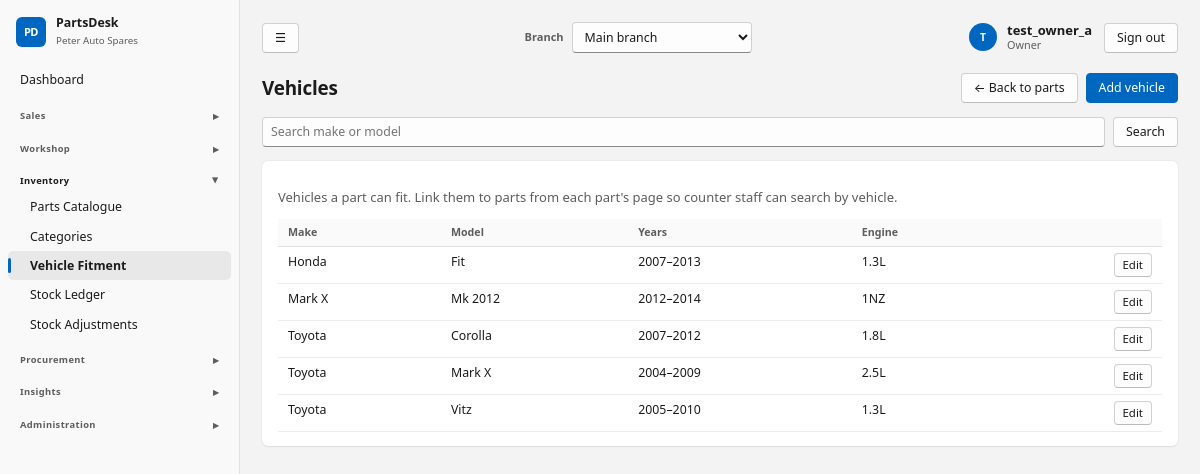
The app's page /catalog/vehicles/ (signed in) with its own data.
### core/models.py (models this page shows, shortened)
class ShopSettings(TrackedModel):
    tenant = models.OneToOneField(Tenant, on_delete=models.CASCADE, related_name="settings")
    shop_name = models.CharField(max_length=120, default="My Spare Parts Shop")
    address = models.TextField(blank=True)
    phone = models.CharField(max_length=60, blank=True)
    email = models.EmailField(blank=True)
    tax_id = models.CharField("Tax / TPIN number", max_length=60, blank=True)
    currency_symbol = models.CharField(max_length=8, default="$")
    tax_name = models.CharField(max_length=20, default="VAT")
    tax_rate = models.DecimalField("Tax rate %", max_digits=5, decimal_places=2, default=Decimal("0"))
    prices_include_tax = models.BooleanField(default=True, help_text="Untick if prices are entered before tax.")
    counter_max_discount = models.DecimalField(
        "Max discount % for counter staff", max_digits=5, decimal_places=2, default=Decimal("10"),
        help_text="Managers and the owner can exceed this.")
    default_labour_rate = models.DecimalField("Default labour rate per hour", max_digits=10, decimal_places=2, default=Decimal("0"))
    invoice_footer = models.CharField(max_length=200, blank=True, default="Thank you for your business.")
    class Meta:
        verbose_name_plural = "shop settings"
    @classmethod
    def get(cls, tenant):
        obj, _ = cls.objects.get_or_create(tenant=tenant)
        return obj

class User(AbstractUser):
    class Role(models.TextChoices):
        OWNER = "owner", "Owner"
        MANAGER = "manager", "Manager"
        COUNTER = "counter", "Counter sales"
        MECHANIC = "mechanic", "Mechanic"
        STOREKEEPER = "storekeeper", "Storekeeper"
    role = models.CharField(max_length=20, choices=Role.choices, default=Role.COUNTER)
    tenant = models.ForeignKey(Tenant, null=True, blank=True, on_delete=models.PROTECT, related_name="users")
    branches = models.ManyToManyField(Branch, blank=True, related_name="staff")
    @property
    def display_name(self):
        return self.get_full_name() or self.username

### catalog/models.py (models this page shows, shortened)
class Vehicle(TrackedModel):
    tenant = models.ForeignKey(Tenant, on_delete=models.PROTECT)
    make = models.CharField(max_length=60)
    model = models.CharField(max_length=60)
    year_from = models.PositiveSmallIntegerField()
    year_to = models.PositiveSmallIntegerField()
    engine = models.CharField(max_length=60, blank=True)
    class Meta:
        ordering = ["make", "model", "year_from"]
        constraints = [models.UniqueConstraint(fields=["tenant", "make", "model", "year_from", "year_to", "engine"], name="vehicle_tenant_identity")]

### catalog/views.py (the view)
# urls.py: path("vehicles/", views.VehicleList.as_view(), name="vehicle_list"),
class VehicleList(RoleRequiredMixin, ListView):
    template_name = "catalog/vehicle_list.html"
    paginate_by = 40
    context_object_name = "vehicles"
    def get_queryset(self):
        qs = Vehicle.objects.filter(tenant=self.request.tenant)
        for token in self.request.GET.get("q", "").split():
            qs = qs.filter(make__icontains=token) | qs.filter(model__icontains=token)
        return qs
    def get_context_data(self, **kw):
        ctx = super().get_context_data(**kw)
        ctx.update(page_title="Vehicles", can_edit=self.request.user.role in STOCK)
        return ctx

### core/audit.py (called while the page is built)
@contextmanager
def audit_context(**values):
    token = _current.set(dict(_current.get(), **values))
    try:
        yield
    finally:
        _current.reset(token)

def metadata(request):
    try:
        address = str(ip_address(request.META.get('REMOTE_ADDR', '')))
    except ValueError:
        address = None
    match = request.resolver_match
    return dict(request_id=request.audit_request_id, ip_address=address,
                route=(match.view_name if match else 'unmatched')[:100], method=request.method[:10])

### core/models.py (called while the page is built)
    def save(self, *args, **kwargs):
        if not self._state.adding:
            raise ValueError("Audit records cannot be edited.")
        return super().save(*args, **kwargs)

### core/navigation.py (called while the page is built)
def page_back_link(request):
    if request is None or not request.user.is_authenticated:
        return None
    match = request.resolver_match
    name = match.url_name if match else None
    if name == 'dashboard':
        return None
    kwargs = {}
    if name == 'vehicle_create':
        if 'pk' in match.kwargs:
            target, label = 'customer_detail', 'Back to customer'
            kwargs = {'pk': match.kwargs['pk']}
        else:
            target, label = 'vehicle_list', 'Back to vehicles'
    elif name in RECORD_PARENTS:
        target, label = RECORD_PARENTS[name]
        kwargs = {'pk': match.kwargs['pk']}
    else:
        if name not in PARENTS:
            return None
        target, label = PARENTS[name]
    return {'url': reverse(target, kwargs=kwargs), 'label': label}

### core/permissions.py (called while the page is built)
    def test_func(self):
        user = self.request.user
        return user.is_authenticated and self.request.branch is not None and (
            self.allowed_roles is None or user.role in self.allowed_roles
        )

### core/templatetags/ui.py (called while the page is built)
@register.simple_tag(takes_context=True)
def page_back_link(context):
    from core.navigation import page_back_link as destination
    return destination(context.get("request"))

### core/tenancy.py (called while the page is built)
def allowed_branches(user):
    if not user.is_authenticated or not user.is_active or not user.tenant_id:
        return Branch.objects.none()
    qs = Branch.objects.filter(tenant_id=user.tenant_id, tenant__is_active=True, is_active=True)
    if user.role != User.Role.OWNER:
        qs = qs.filter(staff=user)
    return qs

### templates/catalog/vehicle_list.html
{% extends "base.html" %}
{% block actions %}{% if can_edit %}<a class="btn primary" href="{% url 'vehicle_create' %}">Add vehicle</a>{% endif %}{% endblock %}
{% block content %}<form class="filters" method="get"><input type="search" name="q" value="{{ request.GET.q }}" placeholder="Search make or model"><button class="btn">Search</button></form>
<section class="card"><p class="muted">Vehicles a part can fit. Link them to parts from each part's page so counter staff can search by vehicle.</p><div class="tablewrap"><table><thead><tr><th>Make</th><th>Model</th><th>Years</th><th>Engine</th><th></th></tr></thead><tbody>
{% for v in vehicles %}<tr><td>{{ v.make }}</td><td>{{ v.model }}</td><td>{% if v.year_from == v.year_to %}{{ v.year_from }}{% else %}{{ v.year_from }}–{{ v.year_to }}{% endif %}</td><td>{{ v.engine }}</td><td class="num">{% if can_edit %}<a class="btn sm" href="{% url 'vehicle_edit' v.pk %}">Edit</a>{% endif %}</td></tr>
{% empty %}<tr><td colspan="5" class="empty">No vehicles yet.</td></tr>{% endfor %}</tbody></table></div>{% include "partials/pagination.html" %}</section>{% endblock %}

### templates/base.html (shortened to what this page needs)
{% load static ui %}<!doctype html>
<html lang="en">
<head>
<link rel="stylesheet" href="{% static 'css/app.css' %}">
</head>
<body data-print-log-url="{% url 'log_print_request' %}" {% if auto_print %}data-autoprint="1"{% endif %}>
<div class="app">
  <aside class="side no-print">
    <div class="brand"><span class="brand-mark">PD</span><div><strong>PartsDesk</strong><small>{{ shop.shop_name }}</small></div></div>
    <nav>{% for g in nav %}{% if g.title %}<details class="nav-group" {% if g.open %}open{% endif %}><summary>{{ g.title }}</summary>{% for item in g.items %}<a href="{{ item.url }}" class="{% if item.active %}on{% endif %}">{{ item.label }}</a>{% endfor %}</details>{% else %}{% for item in g.items %}<a href="{{ item.url }}" class="{% if item.active %}on{% endif %}">{{ item.label }}</a>{% endfor %}{% endif %}{% endfor %}</nav>
  </aside>
  <main class="main">
    <div class="topbar no-print">
      <button type="button" class="btn nav-toggle" id="nav-toggle" aria-label="Toggle menu" title="Show/hide menu">&#9776;</button>
      {% if branches %}<form method="post" action="{% url 'switch_branch' %}" class="branch-switch">{% csrf_token %}
        <label for="branch-select">Branch</label>
        <select id="branch-select" name="branch_id" onchange="this.form.submit()">{% for b in branches %}<option value="{{ b.pk }}" {% if b.pk == active_branch.pk %}selected{% endif %}>{{ b.name }}</option>{% endfor %}</select>
        <noscript><button type="submit">Switch</button></noscript></form>{% endif %}
      <div class="topbar-user"><a href="{% url 'profile' %}" class="user-chip"><span class="avatar">{{ user.display_name|slice:":1"|upper }}</span><span><strong>{{ user.display_name }}</strong><small>{{ user.get_role_display }}</small></span></a>
        <form method="post" action="{% url 'logout' %}">{% csrf_token %}<button type="submit" class="btn">Sign out</button></form></div>
    </div>
    <header class="top"><h1>{% block page_heading %}{{ page_title }}{% endblock %}</h1><div class="actions">{% page_back_link as back %}{% if back %}<a class="btn no-print" href="{{ back.url }}" aria-label="{{ back.label }}">&larr; {{ back.label }}</a>{% endif %}{% block actions %}{% endblock %}</div></header>
    {% block content %}{% endblock %}
  </main>
</div>
</body>
</html>

### records on screen
ShopSettings: shop_name "Peter Auto Spares"
User: display_name "T", display_name "test_owner_a", role "Owner"
Vehicle: make "Honda", model "Fit", year_from "2007", year_to "2013", engine "1.3L"
Vehicle: make "Mark X", model "Mk 2012", year_from "2012", year_to "2014", engine "1NZ"
Vehicle: make "Toyota", model "Corolla", year_from "2007", year_to "2012", engine "1.8L"
Vehicle: make "Toyota", model "Mark X", year_from "2004", year_to "2009", engine "2.5L"
Vehicle: make "Toyota", model "Vitz", year_from "2005", year_to "2010", engine "1.3L"

### other values on screen
{{ item.label }} "Dashboard"
{{ g.title }} "Sales" "Workshop" "Inventory" "Procurement" "Insights" "Administration"
{{ item.label }} "Parts Catalogue" "Categories" "Vehicle Fitment" "Stock Ledger" "Stock Adjustments"
{{ page_title }} "Vehicles"
{{ back.label }} "Back to parts"
form field branch_id "Main branch"
